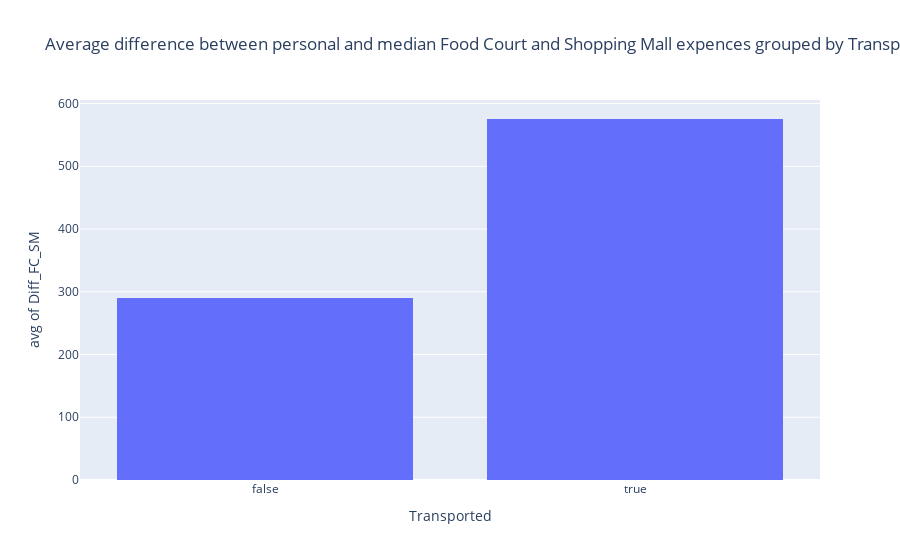

The notebook cell this image was saved under:
### Code cell
px.histogram(
    X,
    x=target,
    y="Diff_FC_SM",
    histfunc="avg",
    title="Average difference between personal and median Food Court and Shopping Mall expences grouped by Transported",
)

### Figure 1 — Plotly figure (JSON) as saved in the notebook; plotly's stock layout.template omitted (floating-point values rounded to 4 significant figures; data arrays with more than 128 entries replaced by an {"elided": "..."} marker saying what was removed)
{"data": [{"alignmentgroup": "True", "bingroup": "x", "histfunc": "avg", "hovertemplate": "Transported=%{x}<br>avg of Diff_FC_SM=%{y}<extra></extra>", "legendgroup": "", "marker": {"color": "#636efa", "pattern": {"shape": ""}}, "name": "", "offsetgroup": "", "orientation": "v", "showlegend": false, "type": "histogram", "x": {"elided": "8693 bool values"}, "xaxis": "x", "y": {"elided": "8693 int values"}, "yaxis": "y"}], "layout": {"barmode": "relative", "legend": {"tracegroupgap": 0}, "title": {"text": "Average difference between personal and median Food Court and Shopping Mall expences grouped by Transported"}, "xaxis": {"anchor": "y", "domain": [0, 1], "title": {"text": "Transported"}}, "yaxis": {"anchor": "x", "domain": [0, 1], "title": {"text": "avg of Diff_FC_SM"}}}}
